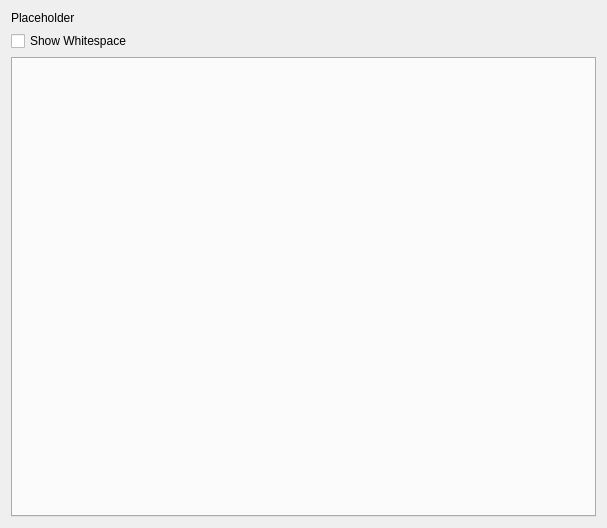
<?xml version="1.0" encoding="UTF-8"?>
<ui version="4.0">
 <class>TextViewer</class>
 <widget class="QDialog" name="TextViewer">
  <property name="geometry">
   <rect>
    <x>0</x>
    <y>0</y>
    <width>607</width>
    <height>528</height>
   </rect>
  </property>
  <property name="windowTitle">
   <string>Log Viewer</string>
  </property>
  <layout class="QVBoxLayout" name="verticalLayout">
   <item>
    <layout class="QVBoxLayout" name="verticalLayout_2">
     <item>
      <widget class="QLabel" name="descriptionLabel">
       <property name="text">
        <string>Placeholder</string>
       </property>
      </widget>
     </item>
     <item>
      <widget class="QCheckBox" name="showWhitespace">
       <property name="text">
        <string>Show Whitespace</string>
       </property>
       <property name="checked">
        <bool>false</bool>
       </property>
      </widget>
     </item>
    </layout>
   </item>
   <item>
    <widget class="QTabWidget" name="editorTabs">
     <property name="sizePolicy">
      <sizepolicy hsizetype="Expanding" vsizetype="Expanding">
       <horstretch>0</horstretch>
       <verstretch>0</verstretch>
      </sizepolicy>
     </property>
     <property name="currentIndex">
      <number>-1</number>
     </property>
    </widget>
   </item>
  </layout>
 </widget>
 <resources/>
 <connections/>
</ui>
